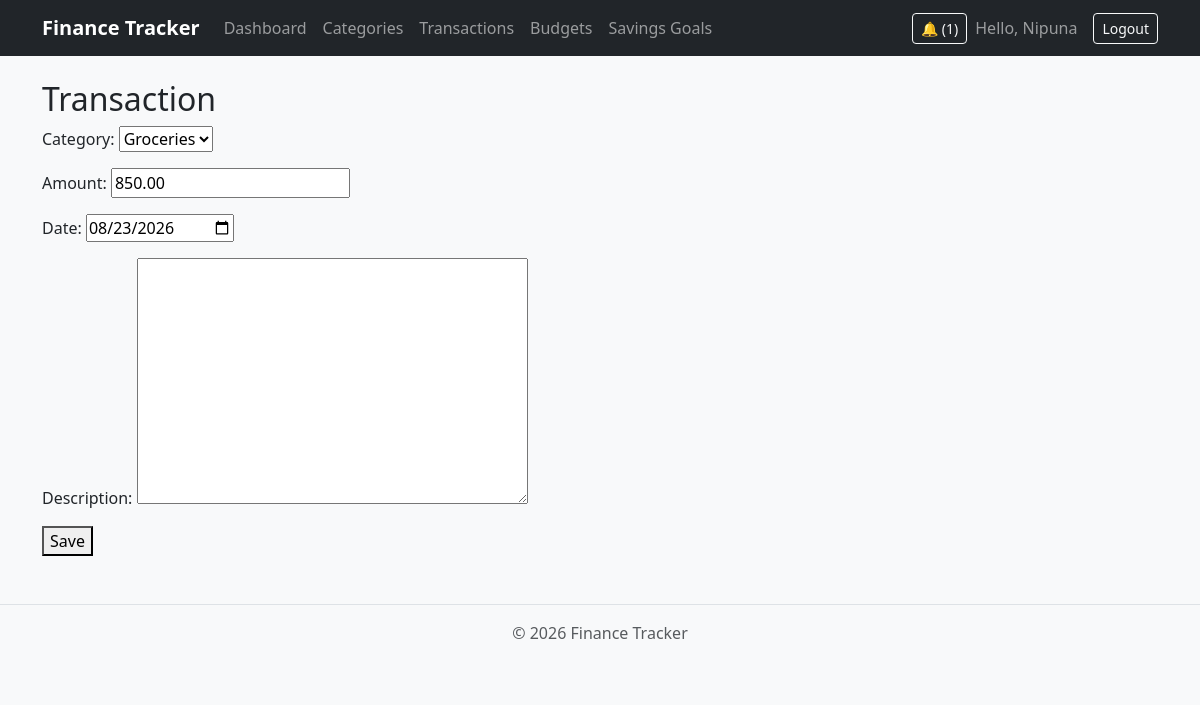
The app's page /transactions/5/edit/ (signed in) with its own data.
### tracker/models.py (models this page shows, shortened)
class Transaction(models.Model):
    TRANSACTION_TYPES = [
        ('income', 'Income'),
        ('expense', 'Expense'),
    ]
    user = models.ForeignKey(User, on_delete=models.CASCADE)
    category = models.ForeignKey(Category, on_delete=models.CASCADE)
    amount = models.DecimalField(max_digits=10, decimal_places=2)
    transaction_type = models.CharField(max_length=10, choices=TRANSACTION_TYPES)
    date = models.DateField()
    description = models.TextField(blank=True)

### tracker/views.py (the view)
# urls.py: path('transactions/<int:pk>/edit/', views.transaction_update, name='transaction_update'),
@login_required
def transaction_update(request, pk):
    transaction = get_object_or_404(Transaction, pk=pk, user=request.user)
    if request.method == 'POST':
        form = TransactionForm(request.POST, instance=transaction, user=request.user)
        if form.is_valid():
            transaction = form.save(commit=False)
            transaction.transaction_type = transaction.category.category_type
            transaction.save()
            check_budget_notifications(transaction)
            return redirect('transaction_list')
    else:
        form = TransactionForm(instance=transaction, user=request.user)
    return render(request, 'tracker/transaction_form.html', {'form': form})

### tracker/forms.py
class TransactionForm(forms.ModelForm):
    class Meta:
        model = Transaction
        fields = ['category', 'amount', 'date', 'description']
        widgets = {
            'date': forms.DateInput(attrs={'type': 'date'}),
        }
    def __init__(self, *args, **kwargs):
        user = kwargs.pop('user', None)
        super().__init__(*args, **kwargs)
        if user:
            self.fields['category'].queryset = Category.objects.filter(user=user)

### tracker/context_processors.py (called while the page is built)
def unread_notifications(request):
    if request.user.is_authenticated:
        return {'unread_count': Notification.objects.filter(user=request.user, is_read=False).count()}
    return {}

### tracker/models.py (called while the page is built)
    def __str__(self):
        return self.name

### tracker/templates/tracker/transaction_form.html (shortened to what this page needs)
{% extends "tracker/base.html" %}
{% block content %}
<h2>Transaction</h2>
<form method="post">
    {{ form.as_p }}
    <button type="submit">Save</button>
</form>
{% endblock %}

### tracker/templates/tracker/base.html (shortened to what this page needs)
{% load static %}
<!DOCTYPE html>
<html lang="en">
<head>
    <link href="https://cdn.jsdelivr.net/npm/bootstrap@5.3.8/dist/css/bootstrap.min.css" rel="stylesheet">
    <link rel="stylesheet" href="{% static 'tracker/css/custom.css' %}">
</head>
<body>
    <nav class="navbar navbar-expand-lg navbar-dark bg-dark">
        <div class="container">
            <a class="navbar-brand" href="{% url 'dashboard' %}">Finance Tracker</a>
            <div class="collapse navbar-collapse" id="navbarNav">
                {% if user.is_authenticated %}
                <ul class="navbar-nav me-auto">
                    <li class="nav-item"><a class="nav-link" href="{% url 'dashboard' %}">Dashboard</a></li>
                    <li class="nav-item"><a class="nav-link" href="{% url 'category_list' %}">Categories</a></li>
                    <li class="nav-item"><a class="nav-link" href="{% url 'transaction_list' %}">Transactions</a></li>
                    <li class="nav-item"><a class="nav-link" href="{% url 'budget_list' %}">Budgets</a></li>
                    <li class="nav-item"><a class="nav-link" href="{% url 'savingsgoal_list' %}">Savings Goals</a></li>
                </ul>
                <a href="{% url 'notification_list' %}" class="btn btn-outline-light btn-sm me-2">
                    🔔 {% if unread_count %}({{ unread_count }}){% endif %}
                </a>
                <span class="navbar-text me-3">Hello, {{ user.username }}</span>
                <form method="post" action="{% url 'logout' %}" class="d-flex">
                    <button type="submit" class="btn btn-outline-light btn-sm">Logout</button>
                </form>
                {% else %}
                <a href="{% url 'login' %}" class="btn btn-outline-light ms-auto">Login</a>
                <a href="{% url 'register' %}" class="btn btn-light">Register</a>
                {% endif %}
            </div>
        </div>
    </nav>
    <main class="container my-4">
        {% block content %}
        {% endblock %}
    </main>
    <footer class="text-center text-muted py-3 mt-5 border-top">
        <p>&copy; 2026 Finance Tracker</p>
    </footer>
</body>
</html>

### tracker/static/tracker/css/custom.css (style rules this page uses)
body { background-color: #f8f9fa; }
.navbar-brand { font-weight: 600; }

### records on screen
Transaction: category "Groceries", amount "850.00", date "08/23/2026"

### other values on screen
{{ unread_count }} "1"
{{ user.username }} "Nipuna"
